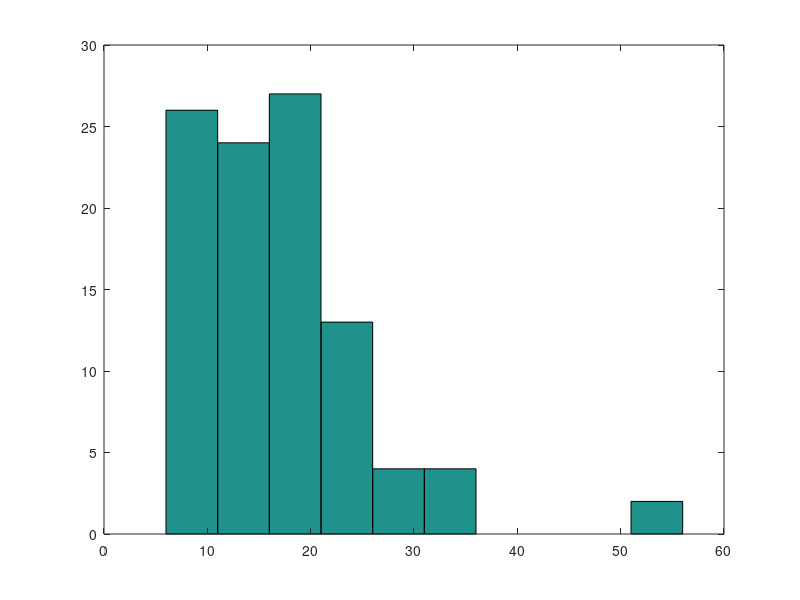

Source code (MATLAB):
%An urn contains 5 balls white and 5 balls blackman
%a random ball is selected randomly
%if the selected ball is black he is discarded
%if the selected ball is white he is puted back on the urn

clear all;

black_balls = 5;
white_balls = 5;
iterator = 0;

for realizations=1:100
  while(black_balls > 0)    
    if binornd(1, (black_balls/(black_balls+white_balls))) == 1
      black_balls -= 1;
    end
    iterator += 1
  end
  #reset
  final_ans(realizations) = iterator;
  black_balls = 5;
  iterator = 0;
end
hist(final_ans);